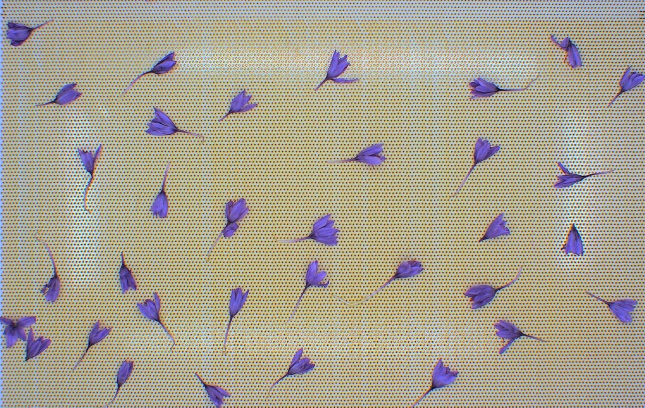
#> input picture HW3/DOC/HW3/Q3/saffrun.jpg, 1290 x 815 px, found by its file name (shown at 1/2 size)
$ jupyter execute Q3.ipynb   (older library calls are emulated)
#> lines starting #> are read from the running program, lines starting #| are printed output that depends on the picture
[cell 1]
import cv2
import numpy as np
import matplotlib.pyplot as plt
from google.colab.patches import cv2_imshow
import os

[cell 2]
img_path = 'saffrun.jpg'

[cell 3]
img = cv2.imread(img_path, 0)
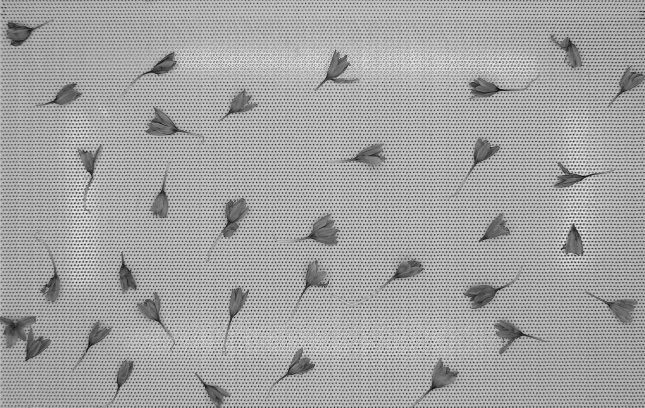
#> img: shape (815, 1290) (shown at 1/2 size); min 0, max 255, mean 163.2
assert img is not None, "file could not be read, check with os.path.exists()"

## Part a

[cell 4]
# convert image to floats and do dft saving as complex output
dft = cv2.dft(np.float32(img), flags=cv2.DFT_COMPLEX_OUTPUT)

# apply shift of origin from upper left corner to center of image
dft_shift = np.fft.fftshift(dft)

# extract magnitude and phase images
mag, phase = cv2.cartToPolar(dft_shift[:,:,0], dft_shift[:,:,1])
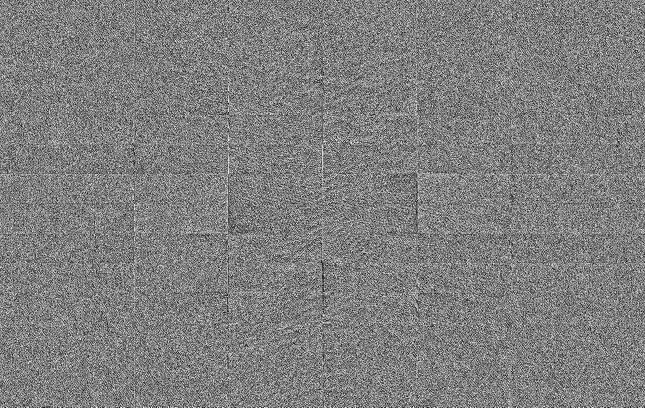
#> phase: shape (815, 1290) float32 (shown at 1/2 size); min 2.61e-06, max 6.28, mean 3.14; drawn with min black and max white

magnitude_spectrum = 20*np.log(mag)
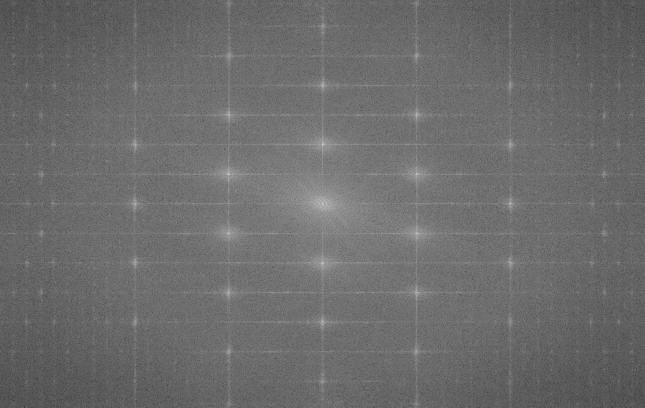
#> magnitude_spectrum: shape (815, 1290) float32 (shown at 1/2 size); min 27.03, max 379.2, mean 176; drawn with min black and max white

plt.subplot(121),plt.imshow(img, cmap = 'gray')
plt.title('Input Image'), plt.xticks([]), plt.yticks([])
plt.subplot(122),plt.imshow(magnitude_spectrum, cmap = 'gray')
plt.title('Magnitude Spectrum'), plt.xticks([]), plt.yticks([])
plt.show()
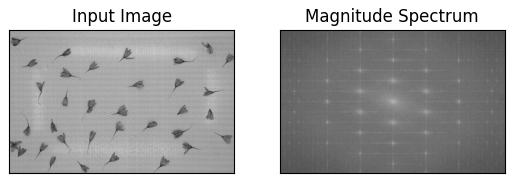
#> figure drawn by matplotlib, 2 panels

[cell 5]
mag = np.copy(magnitude_spectrum)
mag[(np.abs(mag - np.max(mag)) < 170)] = 0
plt.imshow(mag, cmap='gray')
plt.title('After filtering high values')

[cell 6]
mag[350:460,450:820] = magnitude_spectrum[350:460,450:820]
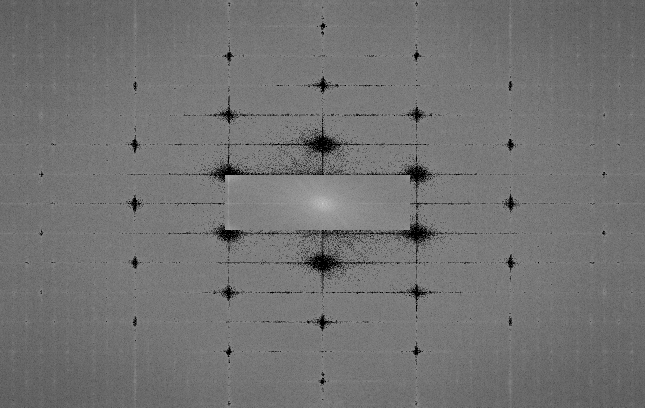
#> mag: shape (815, 1290) float32 (shown at 1/2 size); min 0, max 379.2, mean 170.8; drawn with min black and max white
plt.imshow(mag, cmap='gray')
plt.title("After restoring center of magnitude")

[cell 7]
original_mag = np.exp(mag/20)

# convert magnitude and phase into cartesian real and imaginary components
real, imag = cv2.polarToCart(original_mag, phase)

# combine cartesian components into one complex image
back = cv2.merge([real, imag])

# shift origin from center to upper left corner
back_ishift = np.fft.ifftshift(back)

# do idft saving as complex output
img_back = cv2.idft(back_ishift)

# combine complex components into original image again
img_part_a = cv2.magnitude(img_back[:,:,0], img_back[:,:,1])
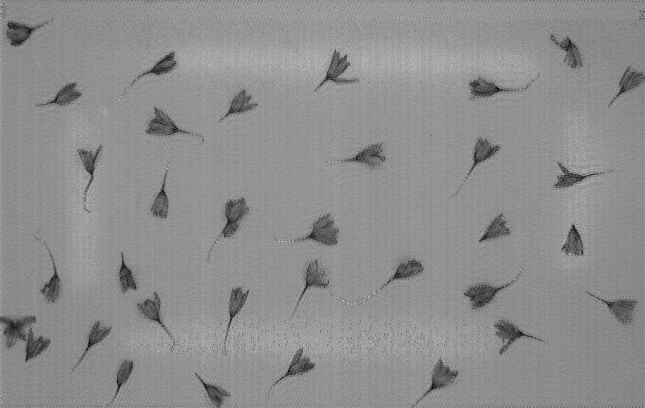
#> img_part_a: shape (815, 1290) float32 (shown at 1/2 size); min 1708032.6, max 306010592, mean 171591008; drawn with min black and max white

# Normalize back to 8bit
min, max = np.amin(img_back, (0,1)), np.amax(img_back, (0,1))
#> min = [-13456158, -17540352]; max = [306009312, 17348660]
img_part_a = cv2.normalize(img_part_a, None, alpha=0, beta=255, norm_type=cv2.NORM_MINMAX, dtype=cv2.CV_8U)

plt.figure(figsize=(16,8))
plt.subplot(121),plt.imshow(img, cmap = 'gray')
plt.title('Input Image'), plt.axis('off')
plt.subplot(122),plt.imshow(img_part_a, cmap = 'gray')
plt.title('Denoised Image'), plt.axis('off')
plt.show()

## Part B

[cell 8]
blur = cv2.GaussianBlur(img_part_a, (7, 7), 0) # Smooth image using guassian kernels
img_part_b = cv2.Canny(blur, 20, 120)
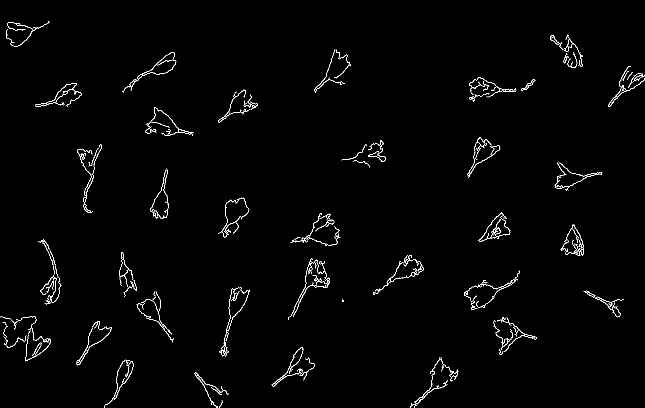
#> img_part_b: shape (815, 1290) (shown at 1/2 size); 1.3% white in thin lines or dots

plt.figure(figsize=(16,8))
plt.subplot(121),plt.imshow(img_part_a, cmap = 'gray')
plt.title('Input Image'), plt.xticks([]), plt.yticks([])
plt.subplot(122),plt.imshow(img_part_b, cmap = 'gray')
plt.title('Denoised Image'), plt.xticks([]), plt.yticks([])
plt.show()

## Part C

[cell 9]
sobelx = cv2.Sobel(img_part_b, cv2.CV_64F, 1, 0, ksize=3)  # Gradient in X direction
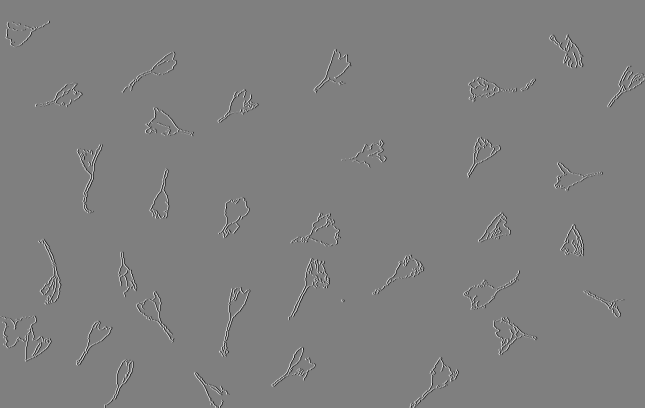
#> sobelx: shape (815, 1290) float64 (shown at 1/2 size); min -1020, max 1020, mean 0; drawn with min black and max white
sobely = cv2.Sobel(img_part_b, cv2.CV_64F, 0, 1, ksize=3)  # Gradient in Y direction

[cell 10]
magnitude = np.sqrt(sobelx**2 + sobely**2)
direction = np.arctan2(sobely, sobelx)  # Direction of gradients
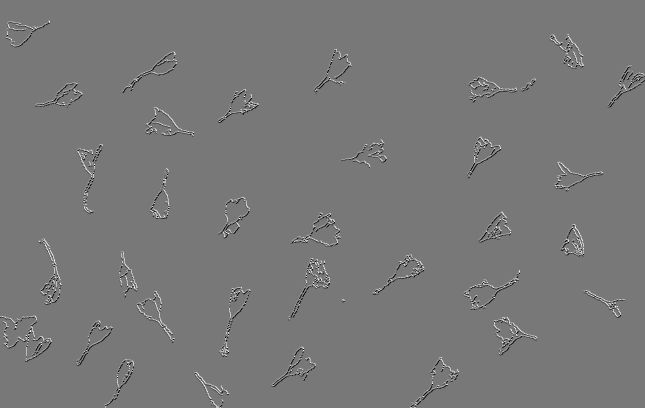
#> direction: shape (815, 1290) float64 (shown at 1/2 size); min -2.82, max 3.14, mean 0.000563; drawn with min black and max white

[cell 11]
plt.figure(figsize=(20, 10))

plt.subplot(131)
plt.title('Original Image')
plt.imshow(img_part_b, cmap='gray')
plt.axis('off')

plt.subplot(132)
plt.title('Gradient Magnitude')
plt.imshow(magnitude, cmap='gray')
plt.axis('off')

plt.subplot(133)
plt.title('Gradient Direction')
plt.imshow(np.degrees(direction), cmap='hot')  # Converting radians to degrees for visualization
plt.axis('off')

plt.show()
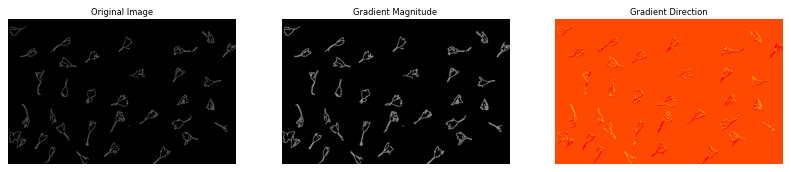
#> figure drawn by matplotlib, 3 panels
